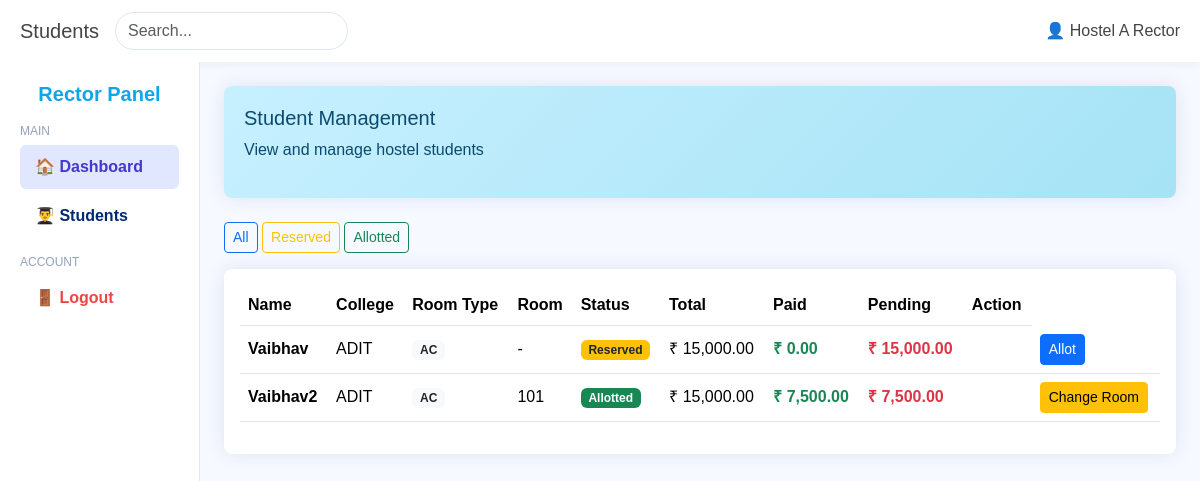
/rector/view_students.php (signed in), run on the app's committed database.
### tables this page shows
CREATE TABLE students (
    id INT AUTO_INCREMENT PRIMARY KEY,
    name VARCHAR(100) NOT NULL,
    college_id INT NOT NULL,
    hostel_id INT NOT NULL,
    room_type ENUM('AC','NON-AC') NOT NULL,
    room_id INT NULL,
    total_fees DECIMAL(10,2) DEFAULT 0,
    paid_amount DECIMAL(10,2) DEFAULT 0,
    status ENUM('reserved','allotted') DEFAULT 'reserved',
    FOREIGN KEY (college_id) REFERENCES colleges(id) ON DELETE CASCADE,
    FOREIGN KEY (hostel_id) REFERENCES hostels(id) ON DELETE CASCADE,
    FOREIGN KEY (room_id) REFERENCES rooms(id) ON DELETE SET NULL
);

CREATE TABLE colleges (
    id INT AUTO_INCREMENT PRIMARY KEY,
    name VARCHAR(100) NOT NULL
);

CREATE TABLE rooms (
    id INT AUTO_INCREMENT PRIMARY KEY,
    hostel_id INT NOT NULL,
    floor_id INT NOT NULL,
    room_number VARCHAR(20) NOT NULL,
    room_type ENUM('AC','NON-AC') NOT NULL,
    total_beds INT NOT NULL,
    filled_beds INT DEFAULT 0,
    FOREIGN KEY (hostel_id) REFERENCES hostels(id) ON DELETE CASCADE,
    FOREIGN KEY (floor_id) REFERENCES floors(id) ON DELETE CASCADE
);

### rector/view_students.php (the view, shortened to what this page needs)
<?php
include("../config/config.php");
$hostel_id = $_SESSION['hostel_id'];
$status_filter = "";
$students = mysqli_query($conn,"
    SELECT s.*, c.name as college_name, r.room_number
    FROM students s
    JOIN colleges c ON s.college_id = c.id
    LEFT JOIN rooms r ON s.room_id = r.id
    WHERE s.hostel_id=$hostel_id
    $status_filter
    ORDER BY s.status ASC
");
?>
<!DOCTYPE html>
<html>
<head>
<link href="https://cdn.jsdelivr.net/npm/bootstrap@5.3.2/dist/css/bootstrap.min.css" rel="stylesheet">
<link rel="stylesheet" href="rector.css">
</head>
<body>
<div class="topbar d-flex justify-content-between align-items-center">
<div class="d-flex align-items-center gap-3">
<h5 class="mb-0">Students</h5>
<input type="text" id="searchInput" class="form-control search-box" placeholder="Search...">
</div>
<div>
👤 <?php echo $_SESSION['name']; ?>
</div>
</div>
<div class="container-fluid">
<div class="row">
<?php include("sidebar.php"); ?>
<div class="col-md-10 p-4">
<div class="card info-card blue mb-4">
<h5>Student Management</h5>
<p>View and manage hostel students</p>
</div>
<div class="mb-3">
<a href="view_students.php" class="btn btn-outline-primary btn-sm">All</a>
<a href="view_students.php?status=reserved" class="btn btn-outline-warning btn-sm">Reserved</a>
<a href="view_students.php?status=allotted" class="btn btn-outline-success btn-sm">Allotted</a>
</div>
<div class="card p-3 main-card">
<div class="table-responsive">
<table class="table align-middle">
<thead>
<tr>
<th>Name</th>
<th>College</th>
<th>Room Type</th>
<th>Room</th>
<th>Status</th>
<th>Total</th>
<th>Paid</th>
<th>Pending</th>
<th>Action</th>
</tr>
</thead>
<tbody id="tableBody">
<?php
if($students && mysqli_num_rows($students) > 0){
    while($row = mysqli_fetch_assoc($students)){
        $pending = $row['total_fees'] - $row['paid_amount'];
?>
<tr>
<td><strong><?php echo htmlspecialchars($row['name']); ?></strong></td>
<td><?php echo htmlspecialchars($row['college_name']); ?></td>
<td>
<span class="badge bg-light text-dark">
<?php echo $row['room_type']; ?>
</span>
</td>
<td><?php echo $row['room_number'] ?? '-'; ?></td>
<td>
<?php if($row['status']=='reserved'){ ?>
<span class="badge bg-warning text-dark">Reserved</span>
<?php } else { ?>
<span class="badge bg-success">Allotted</span>
<?php } ?>
</td>
<td>₹ <?php echo number_format($row['total_fees'],2); ?></td>
<td class="text-success fw-bold">
₹ <?php echo number_format($row['paid_amount'],2); ?>
</td>
<td>
<?php if($pending>0){ ?>
<span class="text-danger fw-bold">
₹ <?php echo number_format($pending,2); ?>
</span>
<?php } else { ?>
<span class="text-success">0</span>
<?php } ?>
</td>
<td>
<td>
<?php if($row['status']=='reserved'){ ?>
<a href="allot_room.php?id=<?php echo $row['id']; ?>"
class="btn btn-sm btn-primary">
Allot
</a>
<?php } else { ?>
<a href="allot_room.php?id=<?php echo $row['id']; ?>"
class="btn btn-sm btn-warning">
Change Room
</a>
<?php } ?>
</td>
</tr>
<?php
    }
}else{
?>
<tr>
<td colspan="9" class="text-center text-muted">No Students Found</td>
</tr>
<?php } ?>
</tbody>
</table>
</div>
</div>
</div>
</div>
</div>
</body>
</html>

### superadmin/superadmin.css (style rules this page uses)
body { background:#f6f9ff; font-family:"Nunito", sans-serif; color:#444; }
.topbar { background:#fff; padding:12px 20px; box-shadow:0 2px 10px rgba(0,0,0,0.05); }
.search-box { border:1px solid #e0e6ed; border-radius:20px; padding:6px 12px; }
.info-card { border:none; border-radius:8px; padding:20px; background:#fff; box-shadow:0px 0 20px rgba(1,41,112,0.1); }
.main-card { border:none; border-radius:8px; background:#fff; box-shadow:0px 0 20px rgba(1,41,112,0.1); }
.info-card.blue { background: linear-gradient(135deg,#c7f0ff,#a5e3f5) !important; color:#0c4a6e; }

### data on the page
students: name "Vaibhav", college.name "ADIT", room_type "AC", room_number "-", status "Reserved", total_fees "15,000.00", paid_amount "0.00", pending "15,000.00"
students: name "Vaibhav2", college.name "ADIT", room_type "AC", room.room_number "101", status "Allotted", total_fees "15,000.00", paid_amount "7,500.00", pending "7,500.00"

### other printed values
$_SESSION['name'] "Hostel A Rector"
